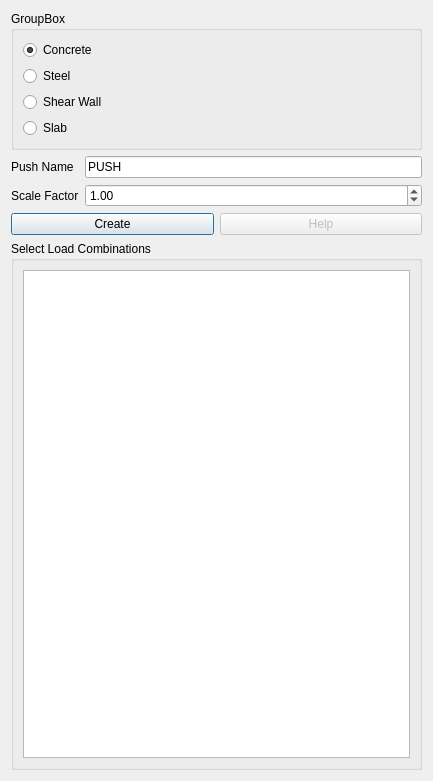
<?xml version="1.0" encoding="UTF-8"?>
<ui version="4.0">
 <class>Dialog</class>
 <widget class="QDialog" name="Dialog">
  <property name="geometry">
   <rect>
    <x>0</x>
    <y>0</y>
    <width>433</width>
    <height>781</height>
   </rect>
  </property>
  <property name="windowTitle">
   <string>Create Push</string>
  </property>
  <property name="windowIcon">
   <iconset resource="../../civiltools.qrc">
    <normaloff>:/civiltools/images/load_combinations.svg</normaloff>:/civiltools/images/load_combinations.svg</iconset>
  </property>
  <property name="windowOpacity">
   <double>1.000000000000000</double>
  </property>
  <layout class="QVBoxLayout" name="verticalLayout">
   <item>
    <widget class="QGroupBox" name="groupBox">
     <property name="title">
      <string>GroupBox</string>
     </property>
     <layout class="QVBoxLayout" name="verticalLayout_2">
      <item>
       <widget class="QRadioButton" name="concrete">
        <property name="text">
         <string>Concrete</string>
        </property>
        <property name="checked">
         <bool>true</bool>
        </property>
       </widget>
      </item>
      <item>
       <widget class="QRadioButton" name="steel">
        <property name="text">
         <string>Steel</string>
        </property>
       </widget>
      </item>
      <item>
       <widget class="QRadioButton" name="shearwall">
        <property name="text">
         <string>Shear Wall</string>
        </property>
       </widget>
      </item>
      <item>
       <widget class="QRadioButton" name="slab">
        <property name="text">
         <string>Slab</string>
        </property>
       </widget>
      </item>
     </layout>
    </widget>
   </item>
   <item>
    <layout class="QGridLayout" name="gridLayout">
     <item row="0" column="0">
      <widget class="QLabel" name="label">
       <property name="text">
        <string>Push Name</string>
       </property>
      </widget>
     </item>
     <item row="0" column="1">
      <widget class="QLineEdit" name="combo_name">
       <property name="text">
        <string>PUSH</string>
       </property>
      </widget>
     </item>
     <item row="1" column="0">
      <widget class="QLabel" name="label_2">
       <property name="text">
        <string>Scale Factor</string>
       </property>
      </widget>
     </item>
     <item row="1" column="1">
      <widget class="QDoubleSpinBox" name="scale_factor">
       <property name="minimum">
        <double>0.100000000000000</double>
       </property>
       <property name="maximum">
        <double>2.000000000000000</double>
       </property>
       <property name="singleStep">
        <double>0.100000000000000</double>
       </property>
       <property name="value">
        <double>1.000000000000000</double>
       </property>
      </widget>
     </item>
    </layout>
   </item>
   <item>
    <layout class="QHBoxLayout" name="horizontalLayout_2">
     <item>
      <widget class="QPushButton" name="create_button">
       <property name="text">
        <string>Create</string>
       </property>
      </widget>
     </item>
     <item>
      <widget class="QPushButton" name="help">
       <property name="enabled">
        <bool>false</bool>
       </property>
       <property name="text">
        <string>Help</string>
       </property>
       <property name="icon">
        <iconset resource="../../civiltools.qrc">
         <normaloff>:/civiltools/images/help.png</normaloff>:/civiltools/images/help.png</iconset>
       </property>
      </widget>
     </item>
    </layout>
   </item>
   <item>
    <widget class="QGroupBox" name="groupBox_7">
     <property name="sizePolicy">
      <sizepolicy hsizetype="Preferred" vsizetype="Preferred">
       <horstretch>1</horstretch>
       <verstretch>0</verstretch>
      </sizepolicy>
     </property>
     <property name="title">
      <string>Select Load Combinations</string>
     </property>
     <layout class="QVBoxLayout" name="verticalLayout_3">
      <item>
       <widget class="QListWidget" name="load_combinations_list">
        <property name="selectionMode">
         <enum>QAbstractItemView::ExtendedSelection</enum>
        </property>
       </widget>
      </item>
     </layout>
    </widget>
   </item>
  </layout>
 </widget>
 <resources>
  <include location="../../civiltools.qrc"/>
 </resources>
 <connections/>
</ui>
